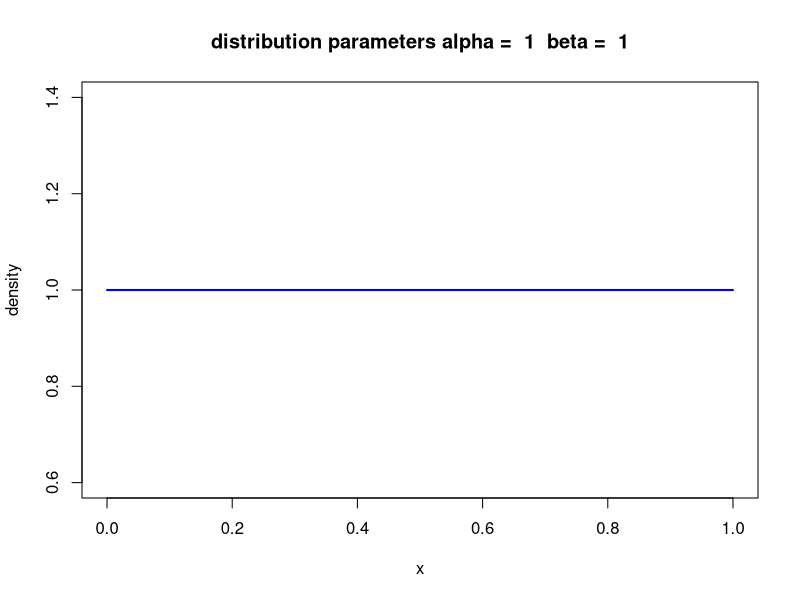
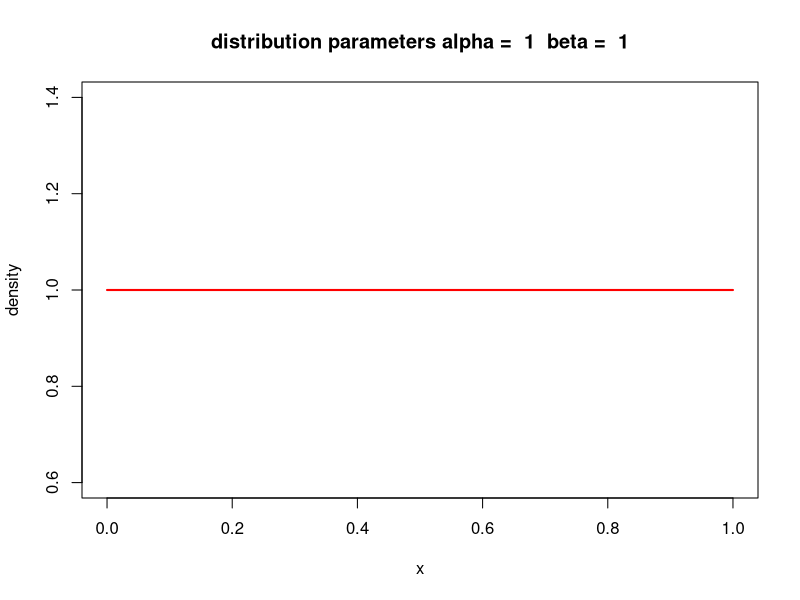
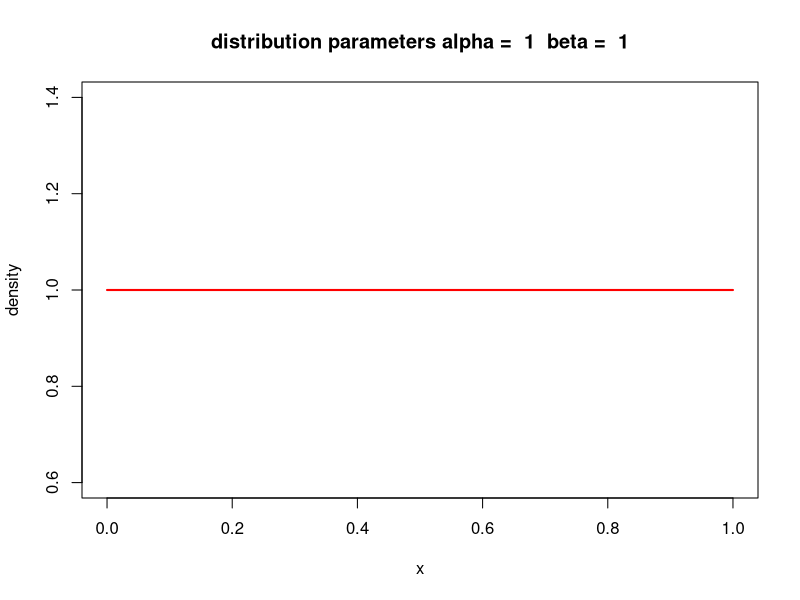
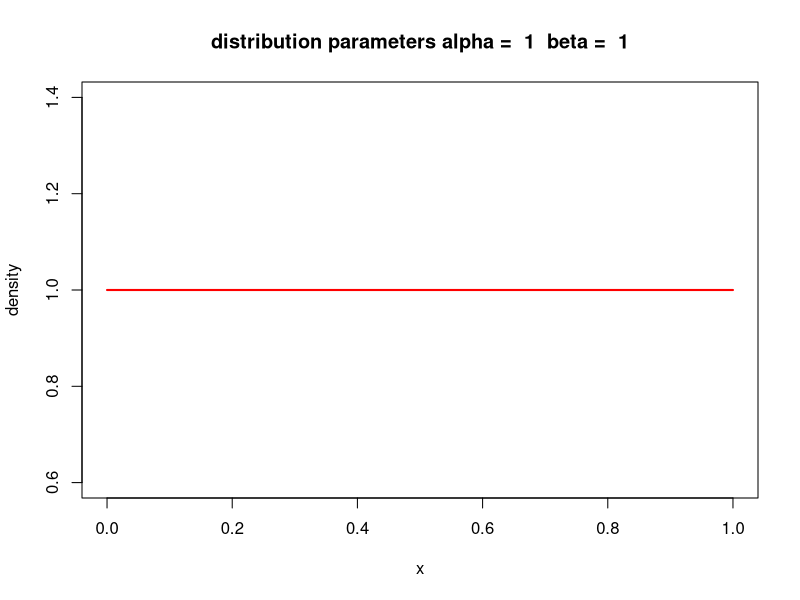
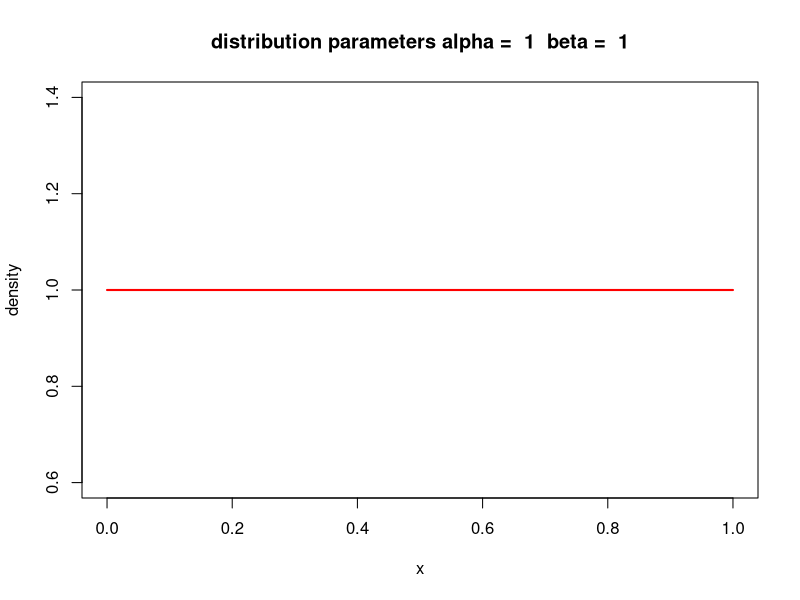
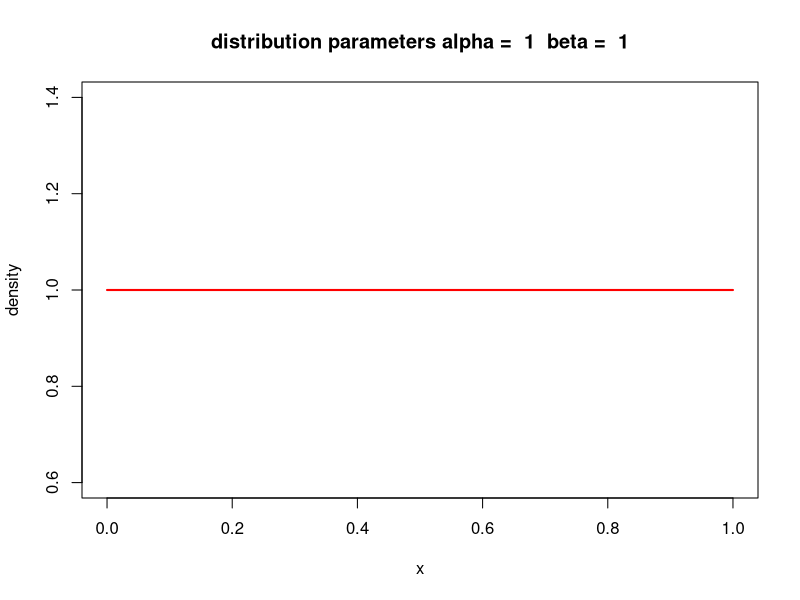
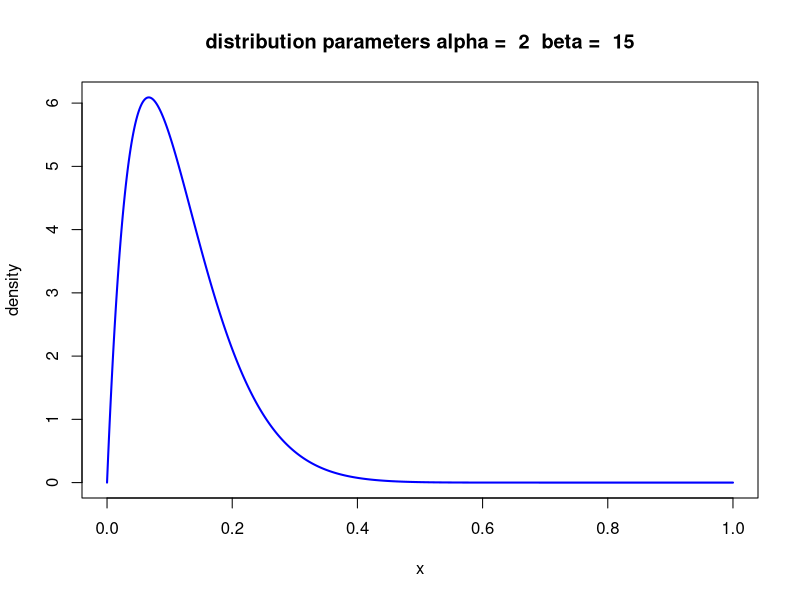
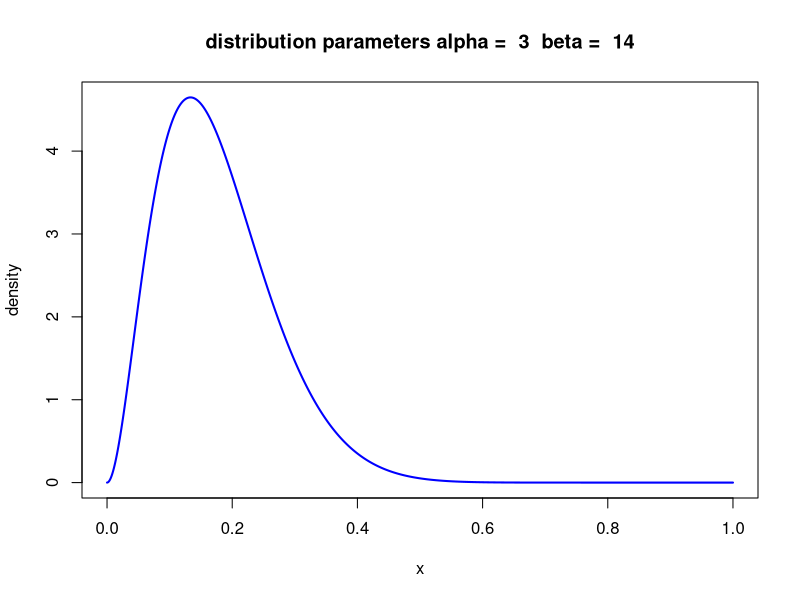

Here is the R script that generated these plots, in order:
## ---- chunk 1
library(tidyverse)
## ---- chunk 2
# Confidence level
confidence_level <- 0.95
## ---- chunk 3
# the data is the number of times a solution appears
data <- data.frame(id = c("s1", "s2", "s3"), n = c(10,20,11))
s = length(data)
t = sum(data$n)
 
## ---- chunk 4
# non informative prior
non_informative_prior <- function(s = 1){
    return( data.frame(alpha = 1.0, beta = 1.0))
}
params <- non_informative_prior()


Bayesian_update <- function(params, i, x=1, n ){
  #update the value of i-th parameter by a number x
    params$alpha[i] <- params$alpha[i] + x
    params$beta[i]  <- params$beta[i] + n - x
    return(params)
}

plot_beta_distribution <- function(params, confidence, color = "blue") {
  x <- seq(0, 1, length.out = 1000)
  for (i in 1:nrow(params)){
    y <- dbeta(x, params$alpha[i], params$beta[i])
    main = paste("distribution parameters alpha = ", params$alpha[i], " beta = ", params$beta[i])
    plot(x, y, type = "l", col = color, lwd = 2, xlab = "x", ylab = "density", main = main )    
    
  }
  
}

params %>% plot_beta_distribution()


## ---- chunk 5
confidence <- 0.95
qq <- (1 - confidence) / 2

data <- data.frame(n = c(1,2,1,1,10)) %>%
    mutate(id = paste0("S",1:n()))
s = nrow(data)
t = sum(data$n)

#create prior distributions
prior <- data.frame()
for (i in 1:s){
    prior <- rbind(prior,non_informative_prior())
}
prior %>% plot_beta_distribution(color = "red")

i = 3
#posterior
posterior <- prior
for (i in 1:s){
    posterior <- posterior %>% Bayesian_update(i = i, x = data$n[i], n = sum(data$n))
    print(posterior)
}
posterior %>% plot_beta_distribution(color = "blue")

    


## ---- chunk 6
results <- data %>%    mutate(lower = NA, upper = NA)
for (i in 1:s){
  results$lower[i] <- qbeta(qq, 
      posterior$alpha[i], posterior$beta[i]) %>%
      round(2)
     results$upper[i] <- qbeta(1 - qq, 
       posterior$alpha[i], posterior$beta[i]) %>%
      round(2)
     results$mean[i] <- (results$lower[i] + results$upper[i]) / 2
}

results$y <- nrow(results):1

ggplot(results, aes(y = y)) +
    geom_rect(aes(xmin = lower, 
                  xmax = upper, 
                  ymin = y - 0.4, 
                  ymax = y + 0.4) , alpha = 0.3) +
    geom_segment(aes(x = lower, xend = upper, yend = y), size = 1) +
    geom_point(aes(x = mean ), size = 3) +
    geom_vline(xintercept = 0.5, color = "red")+
    labs(x = "Alpha", y = "Solution", title = "confidence intervals for the prevalence of each solution") +
    geom_text(aes(x = mean, label = mean), vjust = -1.0, size = 3, color = "black")  
